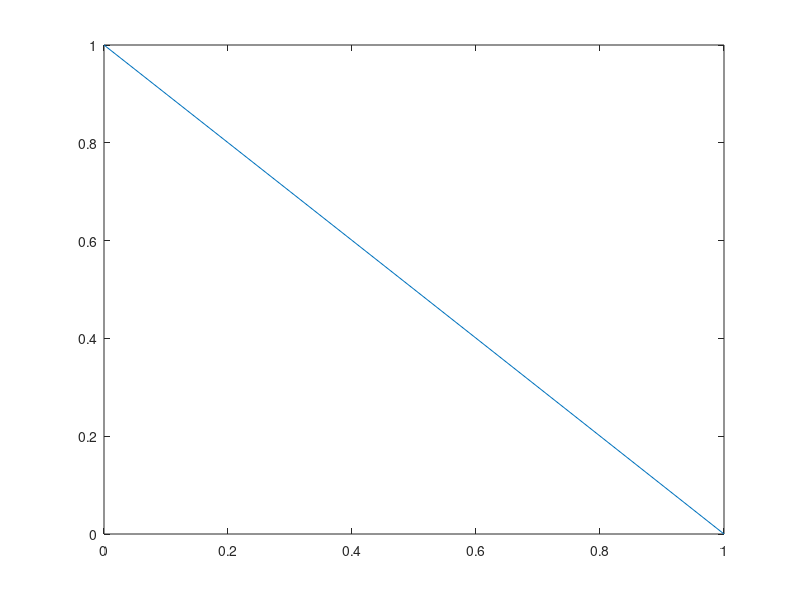

MATLAB code to generate this figure:
dz = 0.1;                           % each depth step is 0.1 meter
Nz = ceil(1 / dz);                % Choose the number of depth steps 
Nt = 200;                          % Choose the number of time steps
dt = 5/Nt;                          % Length of each time step in seconds 
K = 1/8;                           
z = linspace(0,1,Nz+1);

T = ones(Nz+1,Nt+1);        % Create temperature matrix with Nz+1 rows, and Nt+1 columns
                       
time = [0:dt:dt*Nt];
T(1,:) = 1;  
T(end,:) = 0;  
T(:,1) = 1 - z.^2  ;

for i=2:Nt+1
        depth_2D = (T(1:end-2,i-1)-2*T(2:end-1,i-1)+T(3:end,i-1))/dz^2;
        time_1D = K*depth_2D ;
        T(2:end-1,i) = time_1D*dt + T(2:end-1,i-1);
        plot(z,T(:,i))
        pause(0.1)
end